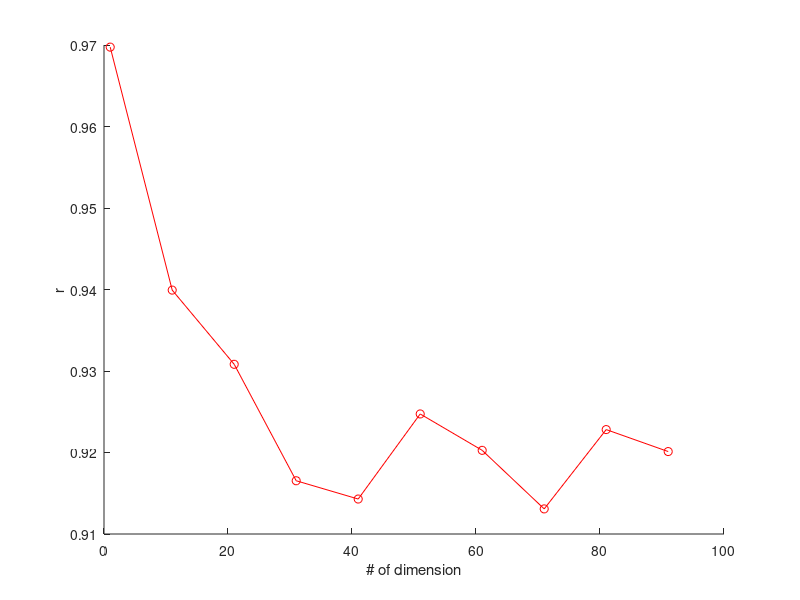
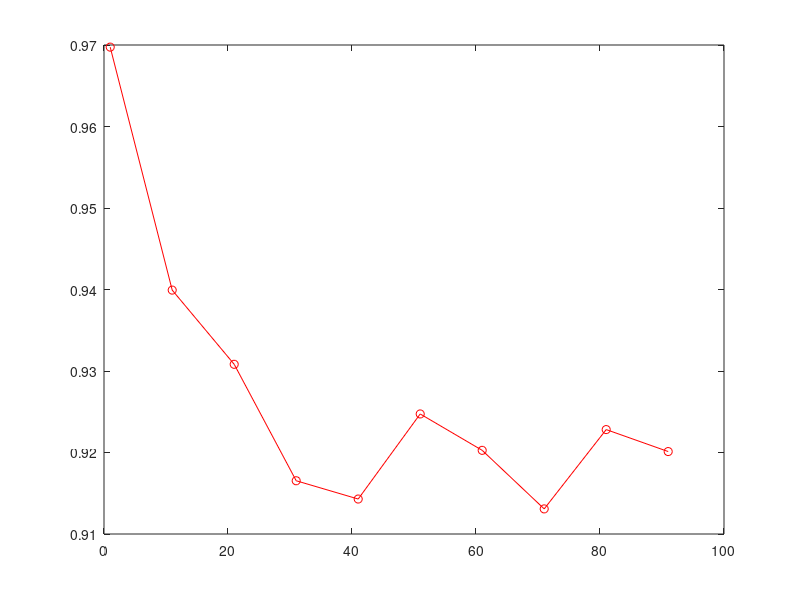
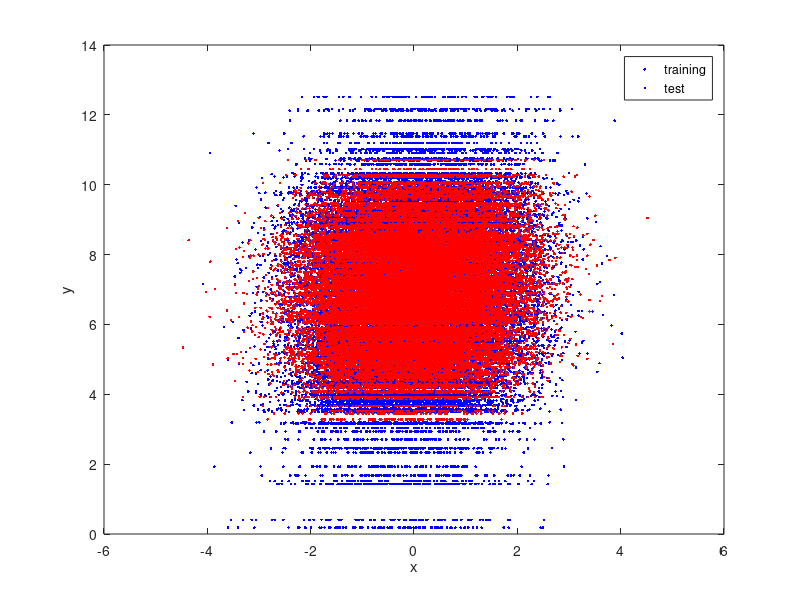

The MATLAB source for these figures, in order:
N = 1000;
M = 1;
t = randn(N,1);

clear r
m = 1:10:100;
for M = m
x = [t];
for ii=1:M-1
    x = [x  t+ii*randn(N,1)/2];
end

x = normalize(x);

% t1 = randn(N,1);
% t2 = randn(N,1);
% x = [t1 t2];
% y = 3*t1 - 5*t2;
y = 2*t + randn(N,1)/2 + 7;

% corrcoef([x y]);
% 
% b= glmfit(x,y);
for ii = 1
    for jj=1
        tic;model = svmtrain(y(1:N/2),x(1:N/2,:),['-s 4 -t 2 -n ' num2str(ii/2) ' -c ' num2str(1)]);toc
        tic;zz=svmpredict(y(N/2+1:end),x(N/2+1:end,:),model);toc
        tmp = corrcoef(zz, y(N/2+1:end));
        r(1+(M-1)/10) = tmp(2);
    end
end

end

w = model.SVs' * model.sv_coef
b = -model.rho

hold on;plot(m, r, 'ro-');xlabel('# of dimension'); ylabel('r')
figure('color','w');plot(m, r, 'ro-');

figure('color','w');plot(x(1:N/2,:), y(1:N/2), 'b.');
hold on;plot(x(N/2+1:end,:), zz, 'r.');
xlabel('x')
ylabel('y')
legend({'training','test'})

%figure('color','w'); plot(zz, y(N/2+1:end), '.'); axis equal;axis square;
%figure('color','w'); plot(zz - y(N/2+1:end), '.')